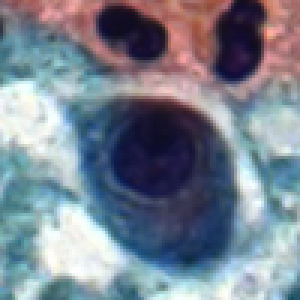
#> input picture src/images-processed/ASC-H/7980.png, 100 x 100 px (shown 3 times larger); its folder holds only this picture in this run
$ jupyter execute --allow-errors pre_processing.ipynb
#> lines starting #> are read from the running program, lines starting #| are printed output that depends on the picture
[cell 1]
# Imports
import os
import matplotlib.pyplot as plt
import cv2
import numpy as np

from PIL import Image

[cell 2]
def read_images():
    # Diretório principal
    base_dir = '../images-processed/'

    # Dicionário para armazenar imagens por pasta
    image_data = {}

    # Percorra as pastas dentro do diretório base
    for folder in os.listdir(base_dir):
        folder_path = os.path.join(base_dir, folder)

        # Verifique se é uma pasta
        if os.path.isdir(folder_path):
            images = []

            # Percorra os arquivos de imagem na pasta
            for filename in os.listdir(folder_path):
                file_path = os.path.join(folder_path, filename)

                # Verifique se o arquivo é uma imagem
                if file_path.lower().endswith(('.png', '.jpg')):
                    image = Image.open(file_path)
#> image is the input picture: PIL image 100x100 RGB; mean R, G, B 121.4, 130.4, 144.2
                    images.append(image)

            # Adicione a lista de imagens ao dicionário
            image_data[folder] = images
    return image_data

[cell 3]
def calculate_transformation_parameters(average_tone):
    if average_tone < 100:
        r1, s1, r2, s2 = 40, 15, 100, 225
    else:
        r1, s1, r2, s2 = 100, 15, 200, 225
    return r1, s1, r2, s2

def pixelVal(pix, r1, s1, r2, s2):
    if 0 <= pix <= r1:
        return (s1 / r1) * pix
    elif r1 < pix <= r2:
        return ((s2 - s1) / (r2 - r1)) * (pix - r1) + s1
    else:
        return ((255 - s2) / (255 - r2)) * (pix - r2) + s2

def convert_to_grayscale_with_custom_histogram_equalization_using_pixelVal(image_data):
    grayscale_data = {}

    for folder, images in image_data.items():
        grayscale_images = []

        for image in images:
            # Convert the PIL image to a NumPy array
            image_np = np.array(image)

            # Convert the image to grayscale
            gray_image = cv2.cvtColor(image_np, cv2.COLOR_BGR2GRAY)
            average_tone = np.mean(gray_image)
            r1, s1, r2, s2 = calculate_transformation_parameters(average_tone=average_tone)

            # Apply pixel-wise transformation
            contrast_stretched = np.vectorize(lambda x: pixelVal(x, r1, s1, r2, s2))(gray_image)

            # inverted_image = 255 - contrast_stretched

            grayscale_images.append(contrast_stretched)

        grayscale_data[folder] = grayscale_images

    return grayscale_data

[cell 4]
def convert_to_grayscale_with_histogram_equalization(image_data):
    grayscale_data = {}

    for folder, images in image_data.items():
        grayscale_images = []

        for image in images:
            # Converter a imagem PIL para numpy array
            image_np = np.array(image)

            # Converter a imagem para tons de cinza
            gray_image = cv2.cvtColor(image_np, cv2.COLOR_BGR2GRAY)

            # Aplicar a equalização de histograma
            equalized_image = cv2.equalizeHist(gray_image)
            grayscale_images.append(equalized_image)

        grayscale_data[folder] = grayscale_images

    return grayscale_data

[cell 5]
def display_images(data, num_images_to_display=10):
    for folder, images in data.items():
        print(f"Folder: {folder}")
        num_images = len(images)

        for i in range(0, num_images, num_images_to_display):
            fig, axes = plt.subplots(1, min(num_images_to_display, num_images - i), figsize=(15, 5))

            if num_images_to_display == 1:
                axes = [axes]  # Tratar o caso de exibição de uma única imagem

            for j, ax in enumerate(axes):
                if j + i < num_images:
                    ax.imshow(images[i + j], cmap='gray')
                    ax.axis('off')

            plt.show()

[cell 6]
def segmentation(grayscale_images):
    segmented_and_labeled_images = {}

    for folder, images in grayscale_images.items():
        segmented_image_list = []

        for image in images:
            # Segmentar a imagem em tons de cinza usando uma máscara
            _, segmented_image = cv2.threshold(image, 30, 255, cv2.THRESH_BINARY)
            segmented_image_list.append(segmented_image)

        segmented_and_labeled_images[folder] = segmented_image_list

    return segmented_and_labeled_images

[cell 7]
image_data = read_images()
#> image_data = 2 items

[cell 8]
grayscale_image_data = convert_to_grayscale_with_custom_histogram_equalization_using_pixelVal(image_data=image_data)
#> the loop in convert_to_grayscale_with_custom_histogram_equalization_using_pixelVal, `for folder, images in image_data.items():` made 2 passes
#> folder on passes 1 to 2: 'ASC-H', 'ASC-US'
#> after the loop in convert_to_grayscale_with_custom_histogram_equalization_using_pixelVal, `for folder, images in image_data.items():`:
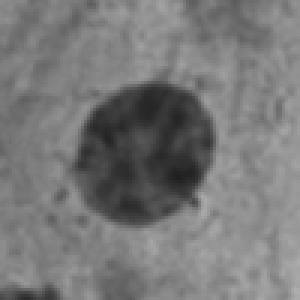
#> gray_image: shape (100, 100) (shown 3 times larger); min 32, max 174, mean 119.9
#> grayscale_image_data = 2 items

[cell 9]
segmented_nuclei_data = segmentation(grayscale_image_data)
#> the loop in segmentation, `for folder, images in grayscale_images.items():` made 2 passes
#> folder on passes 1 to 2: 'ASC-H', 'ASC-US'
#> after the loop in segmentation, `for folder, images in grayscale_images.items():`:
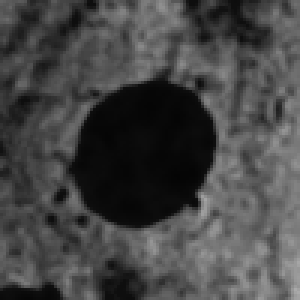
#> image: shape (100, 100) float64 (shown 3 times larger); min 4.8, max 170.4, mean 69.8
#> segmented_nuclei_data = 2 items

#> (a cell that did not finish here is left out)

#> the loop in display_images, `for folder, images in data.items():` made 1 pass
#> (folder, num_images) on pass 1: ('ASC-H', 1)
#| Folder: ASC-H
